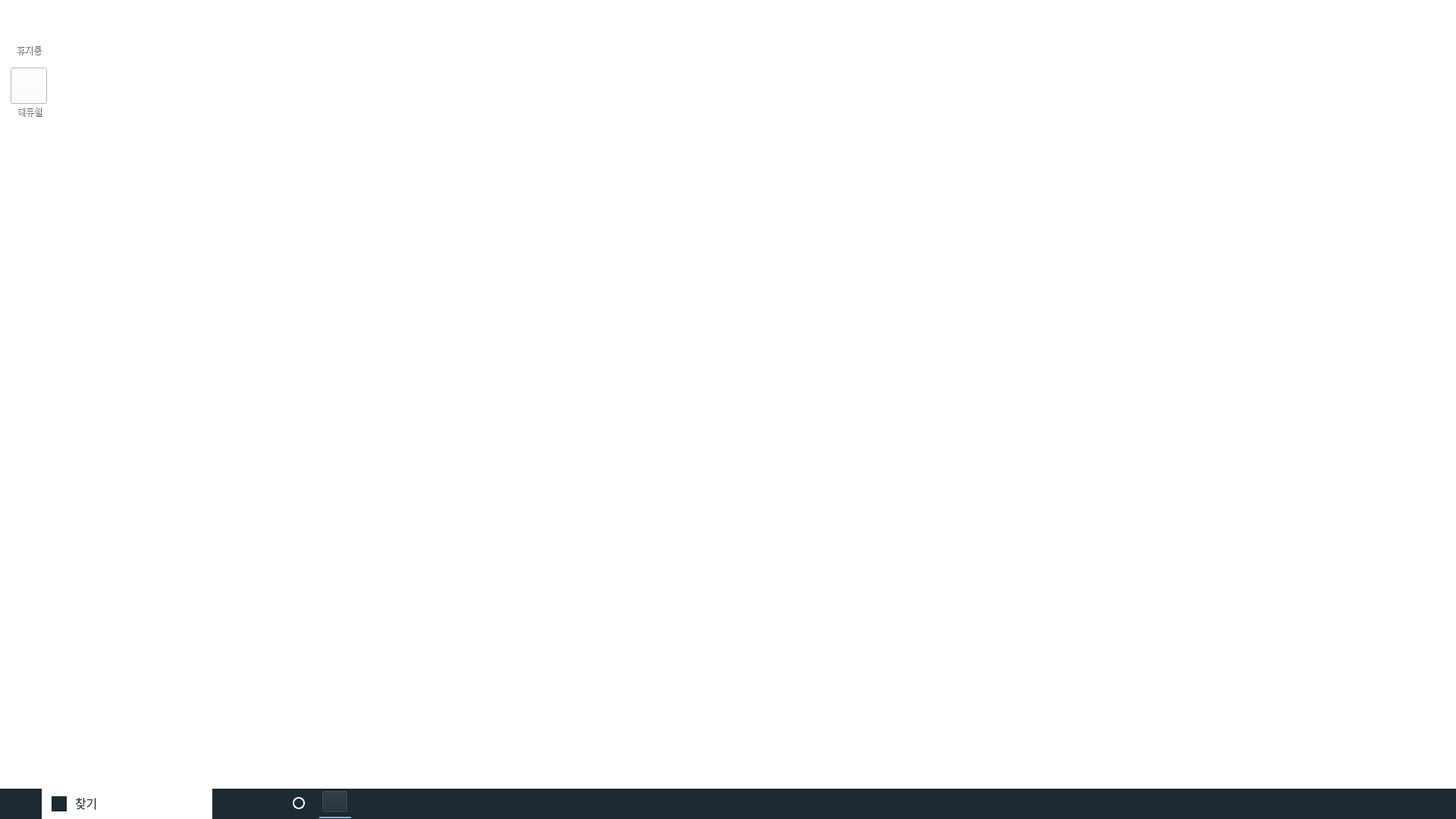
<?xml version="1.0" encoding="UTF-8"?>
<ui version="4.0">
 <class>Form</class>
 <widget class="QWidget" name="Form">
  <property name="geometry">
   <rect>
    <x>0</x>
    <y>0</y>
    <width>1920</width>
    <height>1080</height>
   </rect>
  </property>
  <property name="windowTitle">
   <string>Form</string>
  </property>
  <widget class="QWidget" name="widget" native="true">
   <property name="geometry">
    <rect>
     <x>0</x>
     <y>0</y>
     <width>1920</width>
     <height>1040</height>
    </rect>
   </property>
   <property name="styleSheet">
    <string notr="true">background-color: rgb(255, 255, 255);</string>
   </property>
   <widget class="QLabel" name="label_2">
    <property name="geometry">
     <rect>
      <x>0</x>
      <y>0</y>
      <width>1920</width>
      <height>1040</height>
     </rect>
    </property>
    <property name="text">
     <string/>
    </property>
    <property name="pixmap">
     <pixmap>../Images/윈도우 배경.png</pixmap>
    </property>
    <property name="scaledContents">
     <bool>true</bool>
    </property>
   </widget>
   <widget class="QLabel" name="label_7">
    <property name="geometry">
     <rect>
      <x>13</x>
      <y>9</y>
      <width>50</width>
      <height>50</height>
     </rect>
    </property>
    <property name="styleSheet">
     <string notr="true">background-color: rgba(255, 255, 255, 0);</string>
    </property>
    <property name="text">
     <string/>
    </property>
    <property name="pixmap">
     <pixmap>../Images/휴지통 아이콘.png</pixmap>
    </property>
    <property name="scaledContents">
     <bool>true</bool>
    </property>
   </widget>
   <widget class="QLabel" name="label_8">
    <property name="geometry">
     <rect>
      <x>10</x>
      <y>60</y>
      <width>56</width>
      <height>12</height>
     </rect>
    </property>
    <property name="font">
     <font>
      <family>맑은 고딕</family>
      <pointsize>9</pointsize>
     </font>
    </property>
    <property name="styleSheet">
     <string notr="true">background-color: rgba(255, 255, 255, 0);
color: rgb(255, 255, 255);</string>
    </property>
    <property name="text">
     <string>휴지통</string>
    </property>
    <property name="alignment">
     <set>Qt::AlignCenter</set>
    </property>
   </widget>
   <widget class="QLabel" name="label_10">
    <property name="geometry">
     <rect>
      <x>11</x>
      <y>61</y>
      <width>56</width>
      <height>12</height>
     </rect>
    </property>
    <property name="font">
     <font>
      <family>맑은 고딕</family>
      <pointsize>9</pointsize>
     </font>
    </property>
    <property name="styleSheet">
     <string notr="true">background-color: rgba(255, 255, 255, 0);
color: rgba(0, 0, 0, 180);</string>
    </property>
    <property name="text">
     <string>휴지통</string>
    </property>
    <property name="alignment">
     <set>Qt::AlignCenter</set>
    </property>
   </widget>
   <widget class="QPushButton" name="icon_btn">
    <property name="geometry">
     <rect>
      <x>14</x>
      <y>89</y>
      <width>48</width>
      <height>48</height>
     </rect>
    </property>
    <property name="styleSheet">
     <string notr="true"/>
    </property>
    <property name="text">
     <string/>
    </property>
    <property name="icon">
     <iconset>
      <normaloff>../Images/해커스 아이콘.png</normaloff>../Images/해커스 아이콘.png</iconset>
    </property>
    <property name="iconSize">
     <size>
      <width>50</width>
      <height>50</height>
     </size>
    </property>
   </widget>
   <widget class="QLabel" name="label_11">
    <property name="geometry">
     <rect>
      <x>12</x>
      <y>142</y>
      <width>56</width>
      <height>12</height>
     </rect>
    </property>
    <property name="font">
     <font>
      <family>맑은 고딕</family>
      <pointsize>9</pointsize>
     </font>
    </property>
    <property name="styleSheet">
     <string notr="true">background-color: rgba(255, 255, 255, 0);
color: rgba(0, 0, 0, 180);</string>
    </property>
    <property name="text">
     <string>해듀윌</string>
    </property>
    <property name="alignment">
     <set>Qt::AlignCenter</set>
    </property>
   </widget>
   <widget class="QLabel" name="label_12">
    <property name="geometry">
     <rect>
      <x>11</x>
      <y>141</y>
      <width>56</width>
      <height>12</height>
     </rect>
    </property>
    <property name="font">
     <font>
      <family>맑은 고딕</family>
      <pointsize>9</pointsize>
     </font>
    </property>
    <property name="styleSheet">
     <string notr="true">background-color: rgba(255, 255, 255, 0);
color: rgb(255, 255, 255);</string>
    </property>
    <property name="text">
     <string>해듀윌</string>
    </property>
    <property name="alignment">
     <set>Qt::AlignCenter</set>
    </property>
   </widget>
   <zorder>label_2</zorder>
   <zorder>label_7</zorder>
   <zorder>label_10</zorder>
   <zorder>label_8</zorder>
   <zorder>icon_btn</zorder>
   <zorder>label_11</zorder>
   <zorder>label_12</zorder>
  </widget>
  <widget class="QWidget" name="widget_2" native="true">
   <property name="geometry">
    <rect>
     <x>0</x>
     <y>1040</y>
     <width>1920</width>
     <height>40</height>
    </rect>
   </property>
   <property name="styleSheet">
    <string notr="true">background-color: rgb(29, 42, 50);</string>
   </property>
   <widget class="QPushButton" name="window_btn">
    <property name="geometry">
     <rect>
      <x>0</x>
      <y>0</y>
      <width>55</width>
      <height>40</height>
     </rect>
    </property>
    <property name="styleSheet">
     <string notr="true">border-width:0px;
border-style:solid;</string>
    </property>
    <property name="text">
     <string/>
    </property>
    <property name="icon">
     <iconset>
      <normaloff>../Images/윈도우 로고.png</normaloff>../Images/윈도우 로고.png</iconset>
    </property>
    <property name="iconSize">
     <size>
      <width>31</width>
      <height>31</height>
     </size>
    </property>
   </widget>
   <widget class="QLabel" name="label">
    <property name="geometry">
     <rect>
      <x>55</x>
      <y>0</y>
      <width>316</width>
      <height>40</height>
     </rect>
    </property>
    <property name="styleSheet">
     <string notr="true">background-color: rgb(255, 255, 255);
</string>
    </property>
    <property name="text">
     <string/>
    </property>
    <property name="scaledContents">
     <bool>true</bool>
    </property>
   </widget>
   <widget class="QLabel" name="label_3">
    <property name="geometry">
     <rect>
      <x>68</x>
      <y>10</y>
      <width>20</width>
      <height>20</height>
     </rect>
    </property>
    <property name="text">
     <string/>
    </property>
    <property name="pixmap">
     <pixmap>../Images/돋보기.png</pixmap>
    </property>
    <property name="scaledContents">
     <bool>true</bool>
    </property>
   </widget>
   <widget class="QLabel" name="label_4">
    <property name="geometry">
     <rect>
      <x>99</x>
      <y>8</y>
      <width>56</width>
      <height>21</height>
     </rect>
    </property>
    <property name="font">
     <font>
      <family>맑은 고딕</family>
      <pointsize>12</pointsize>
     </font>
    </property>
    <property name="styleSheet">
     <string notr="true">color: rgb(39, 51, 57);
background-color: rgb(255, 255, 255);</string>
    </property>
    <property name="text">
     <string>찾기</string>
    </property>
   </widget>
   <widget class="QLabel" name="label_5">
    <property name="geometry">
     <rect>
      <x>280</x>
      <y>0</y>
      <width>91</width>
      <height>40</height>
     </rect>
    </property>
    <property name="text">
     <string/>
    </property>
    <property name="pixmap">
     <pixmap>../Images/윈도우 일러스트.png</pixmap>
    </property>
    <property name="scaledContents">
     <bool>true</bool>
    </property>
   </widget>
   <widget class="QLabel" name="label_6">
    <property name="geometry">
     <rect>
      <x>1550</x>
      <y>3</y>
      <width>370</width>
      <height>33</height>
     </rect>
    </property>
    <property name="text">
     <string/>
    </property>
    <property name="pixmap">
     <pixmap>../Images/윈도우 옵션.PNG</pixmap>
    </property>
    <property name="scaledContents">
     <bool>true</bool>
    </property>
   </widget>
   <widget class="QLabel" name="label_9">
    <property name="geometry">
     <rect>
      <x>386</x>
      <y>11</y>
      <width>16</width>
      <height>16</height>
     </rect>
    </property>
    <property name="styleSheet">
     <string notr="true">border-color: rgb(255, 255, 255);
border-width:2px;
border-style:solid;
border-radius:8px;</string>
    </property>
    <property name="text">
     <string/>
    </property>
   </widget>
   <widget class="QPushButton" name="logo_btn">
    <property name="geometry">
     <rect>
      <x>424</x>
      <y>2</y>
      <width>35</width>
      <height>30</height>
     </rect>
    </property>
    <property name="text">
     <string/>
    </property>
    <property name="icon">
     <iconset>
      <normaloff>../Images/해커스 아이콘2.png</normaloff>../Images/해커스 아이콘2.png</iconset>
    </property>
    <property name="iconSize">
     <size>
      <width>100</width>
      <height>100</height>
     </size>
    </property>
   </widget>
   <widget class="QLabel" name="logo_lbl">
    <property name="geometry">
     <rect>
      <x>421</x>
      <y>37</y>
      <width>42</width>
      <height>2</height>
     </rect>
    </property>
    <property name="styleSheet">
     <string notr="true">background-color: rgb(118, 185, 237);</string>
    </property>
    <property name="text">
     <string/>
    </property>
   </widget>
  </widget>
 </widget>
 <resources/>
 <connections/>
</ui>
